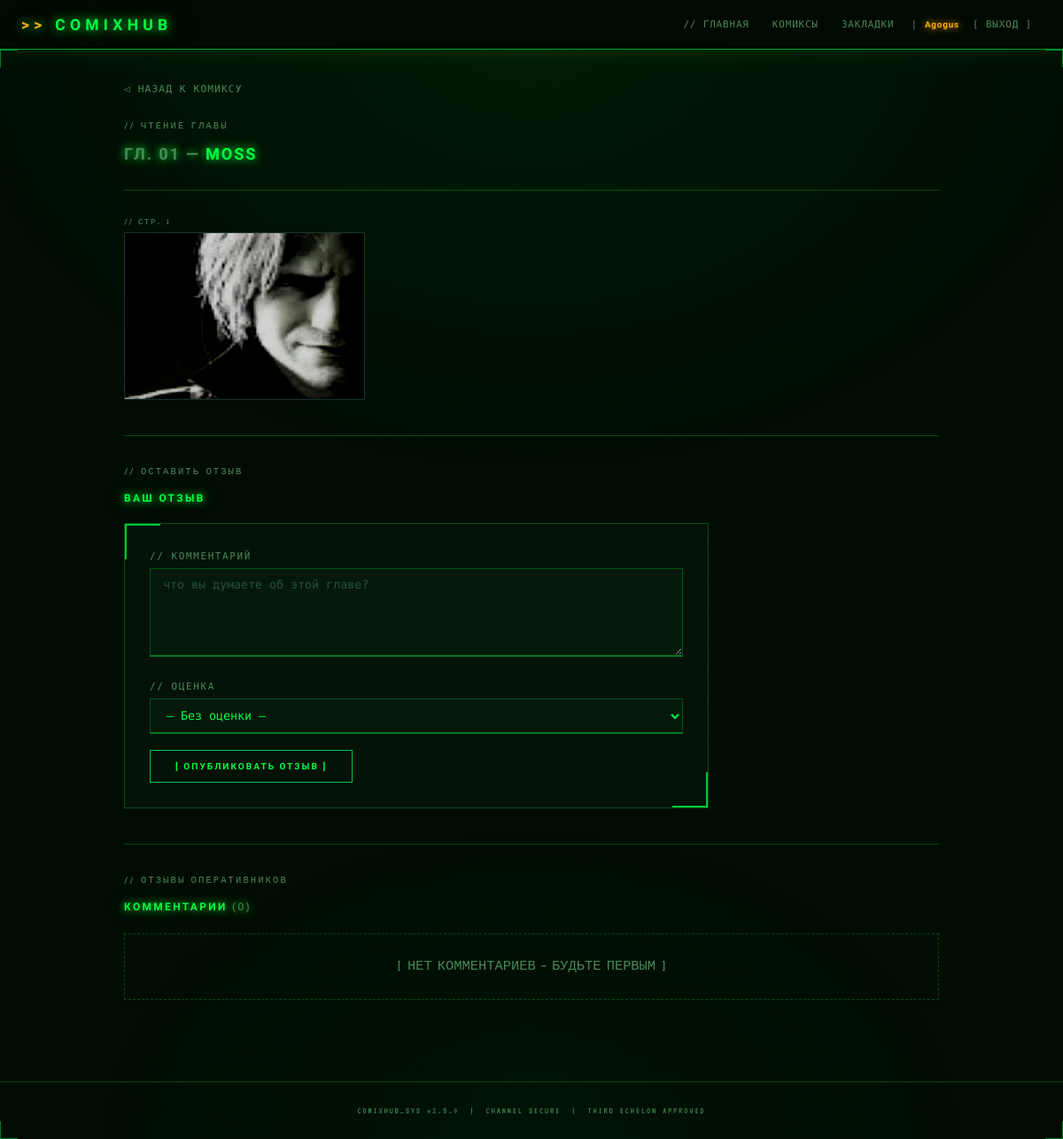
Screenshot of /comics/1/chapters/1/read (signed in) with the database file from the repository.
### app/models.py (models this page shows, shortened)
class User(SQLModel, table=True):
    __table_args__ = {'extend_existing': True}
    id: Optional[int] = Field(default=None, primary_key=True)
    username: str = Field(max_length=50, unique=True, index=True)
    email: str = Field(max_length=100, unique=True, index=True)
    hashed_password: str
    is_author: bool = Field(default=False)
    created_at: datetime = Field(default_factory=datetime.utcnow)
    comics: List["Comic"] = Relationship(back_populates="author")

class Chapter(SQLModel, table=True):
    __table_args__ = {'extend_existing': True}
    id: Optional[int] = Field(default=None, primary_key=True)
    comic_id: int = Field(foreign_key="comic.id")
    chapter_number: int
    title: str = Field(max_length=200)
    pages: Optional[str] = Field(default=None)
    created_at: datetime = Field(default_factory=datetime.utcnow)
    comic: Optional["Comic"] = Relationship(back_populates="chapters")
    comments: List["Comment"] = Relationship(back_populates="chapter")

### app/routers/comics.py (the view)
@router.get("/{comic_id}/chapters/{chapter_id}/read", response_class=HTMLResponse)
async def read_chapter(
    comic_id: int, chapter_id: int, request: Request,
    current_user: Optional[User] = Depends(get_current_user),
    session: Session = Depends(get_session)
):
    chapter = session.exec(select(Chapter).where(Chapter.id == chapter_id)).first()
    if not chapter or chapter.comic_id != comic_id:
        raise HTTPException(status_code=404, detail="Глава не найдена")
    pages = chapter.get_pages()
    comments = session.exec(
        select(Comment).where(Comment.chapter_id == chapter_id).order_by(Comment.created_at.desc())
    ).all()
    for comment in comments:
        _ = comment.user  # lazy load
    return templates.TemplateResponse("chapter_read.html", {
        "request": request, "chapter": chapter, "pages": pages,
        "comments": comments, "current_user": current_user,
        "comic_id": comic_id, "title": f"{chapter.title} — ComixHub"
    })

### app/templates/chapter_read.html (shortened to what this page needs)
{% extends "base.html" %}
{% block content %}
<div style="max-width: 920px; margin: 0 auto;">
  <a href="/comics/{{ comic_id }}"
     style="display: inline-flex; align-items: center; gap: 8px; margin-bottom: 24px;
            font-size: 0.8em; letter-spacing: 0.1em; color: var(--text-dim); text-transform: uppercase;">
    ◁ Назад к комиксу
  </a>
  <div style="border-bottom: 1px solid var(--border); padding-bottom: 16px; margin-bottom: 28px;">
    <div style="font-family: var(--font-crt); font-size: 0.75em; color: var(--text-dim);
                letter-spacing: 0.2em; margin-bottom: 8px;">
      // ЧТЕНИЕ ГЛАВЫ
    </div>
    <h1 style="font-size: 1.3em; margin-bottom: 10px;">
      <span style="color: var(--text-dim);">ГЛ. {{ '%02d'|format(chapter.chapter_number) }} —</span>
      {{ chapter.title }}
    </h1>
  </div>
  {% if pages %}
    <div style="margin-bottom: 40px;">
      {% for page in pages %}
        <div style="margin-bottom: 32px; position: relative;">
          <div style="font-family: var(--font-crt); font-size: 0.68em; color: var(--text-dim);
                      letter-spacing: 0.15em; margin-bottom: 4px;">
            // СТР. {{ loop.index }}
          </div>
          <img src="{{ page }}"
               alt="Страница {{ loop.index }}"
               style="max-width: 100%; display: block; border-radius: 0;">
        </div>
      {% endfor %}
    </div>
  {% else %}
    <div style="padding: 40px; border: 1px dashed var(--border); text-align: center; margin-bottom: 40px;">
      <span style="color: var(--text-dim); font-family: var(--font-crt); font-size: 1.2em;">
        [ СТРАНИЦ НЕТ — ДАННЫЕ ОТСУТСТВУЮТ ]
      </span>
    </div>
  {% endif %}
  <hr>
  {% if current_user %}
    <div style="margin-bottom: 40px;">
      <div style="font-family: var(--font-crt); font-size: 0.75em; color: var(--text-dim);
                  letter-spacing: 0.2em; margin-bottom: 12px;">
        // ОСТАВИТЬ ОТЗЫВ
      </div>
      <h3 style="font-size: 0.85em; letter-spacing: 0.2em; margin-bottom: 18px;">Ваш отзыв</h3>
      <form method="post" action="/comics/{{ comic_id }}/chapters/{{ chapter.id }}/comment"
            style="max-width: 660px;">
        <p>
          <label>// Комментарий</label>
          <textarea name="text" rows="4" placeholder="что вы думаете об этой главе?"></textarea>
        </p>
        <p>
          <label>// Оценка</label>
          <select name="rating">
            <option value="">— Без оценки —</option>
          </select>
        </p>
        <button type="submit">[ ОПУБЛИКОВАТЬ ОТЗЫВ ]</button>
      </form>
    </div>
  {% else %}
    <div class="msg-info" style="margin-bottom: 40px;">
      <a href="/auth/login">[ АВТОРИЗУЙТЕСЬ ]</a>, чтобы оставить комментарий.
    </div>
  {% endif %}
  <hr>
  <div>
    <div style="font-family: var(--font-crt); font-size: 0.75em; color: var(--text-dim);
                letter-spacing: 0.2em; margin-bottom: 12px;">
      // ОТЗЫВЫ ОПЕРАТИВНИКОВ
    </div>
    <h3 style="font-size: 0.85em; letter-spacing: 0.2em; margin-bottom: 20px;">
      Комментарии
      <span style="color: var(--text-dim); font-weight: normal;">({{ comments|length }})</span>
    </h3>
    {% if comments %}
      {% for comment in comments %}
        <div class="comment-card">
          <div style="display: flex; justify-content: space-between; align-items: center;
                      margin-bottom: 10px;">
            <div style="display: flex; align-items: center; gap: 10px;">
              <strong style="font-family: var(--font-display); font-size: 0.75em;
                             letter-spacing: 0.1em;">
                {{ comment.user.username }}
              </strong>
              {% if comment.rating %}
                <span class="rating-star" style="font-size: 0.9em;">
                  ★{{ comment.rating }}
                </span>
              {% endif %}
            </div>
            <small style="color: var(--text-dim); font-size: 0.72em; font-family: var(--font-crt);">
              {{ comment.created_at.strftime('%d.%m.%Y %H:%M') }}
            </small>
          </div>
          <p style="color: var(--text); margin: 0; font-size: 0.88em; line-height: 1.6;">
            {{ comment.text }}
          </p>
        </div>
      {% endfor %}
    {% else %}
      <div style="padding: 24px; border: 1px dashed var(--border); text-align: center;">
        <span style="color: var(--text-dim); font-family: var(--font-crt); font-size: 1.1em;">
          [ НЕТ КОММЕНТАРИЕВ — БУДЬТЕ ПЕРВЫМ ]
        </span>
      </div>
    {% endif %}
  </div>
</div>
{% endblock %}

### app/templates/base.html (shortened to what this page needs)
<!DOCTYPE html>
<html lang="ru">
<head>
  <link rel="stylesheet" href="/static/css/style.css">
</head>
<body>
  <header>
    <h1><a href="/">ComixHub</a></h1>
    <nav>
      <a href="/">// Главная</a>
      <a href="/comics/">Комиксы</a>
      <a href="/comics/favorites">Закладки</a>
      {% if current_user %}
        <span style="color: var(--text-dim); padding: 0 4px;">|</span>
        <span>
          <strong>{{ current_user.username }}</strong>
        </span>
        <a href="/auth/logout">[ Выход ]</a>
      {% else %}
        <span style="color: var(--text-dim); padding: 0 4px;">|</span>
        <a href="/auth/register">Регистрация</a>
        <a href="/auth/login">[ Вход ]</a>
      {% endif %}
    </nav>
  </header>
  <main>
    {% block content %}{% endblock %}
  </main>
  <footer style="text-align:center; padding: 24px; color: var(--text-dim);
                 font-size: 0.72em; letter-spacing: 0.2em; border-top: 1px solid var(--border);
                 margin-top: 60px; font-family: var(--font-crt);">
    COMIXHUB_SYS v2.5.0 &nbsp;|&nbsp; CHANNEL SECURE &nbsp;|&nbsp; THIRD ECHELON APPROVED
  </footer>
</body>
</html>

### rows the page displays
User: username "Agogus"
Chapter: chapter_number "01", title "MOSS"

### other values shown
{{ comments|length }} "0"
